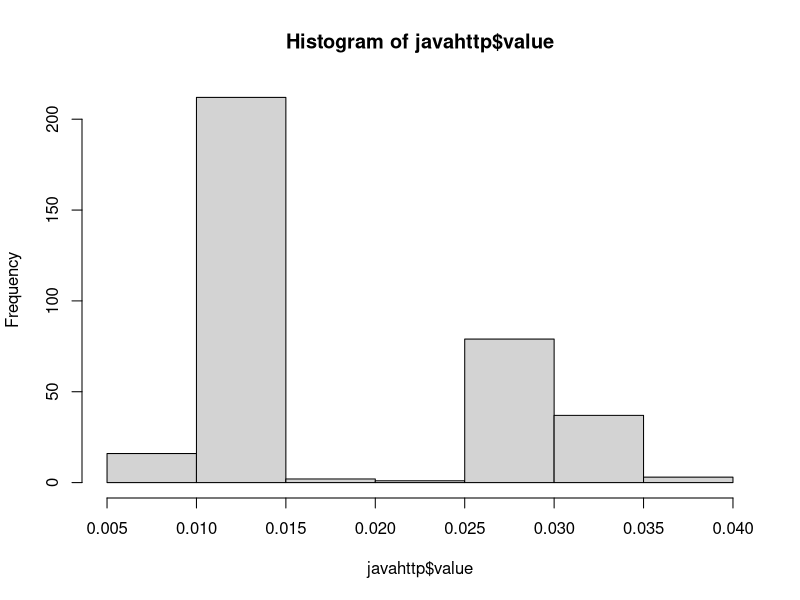
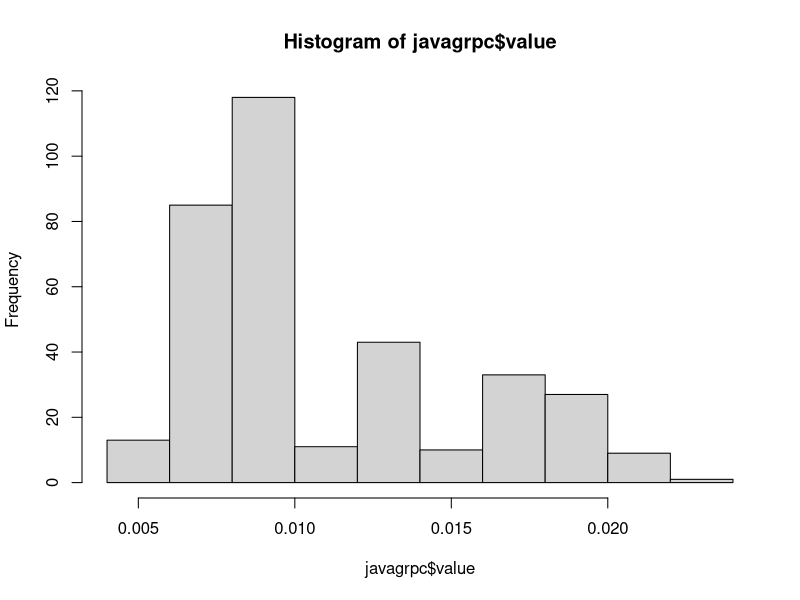
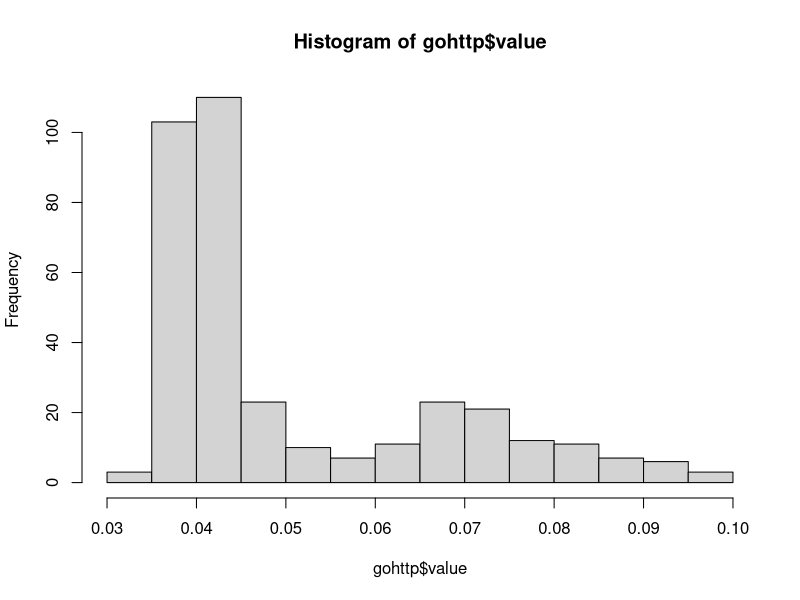
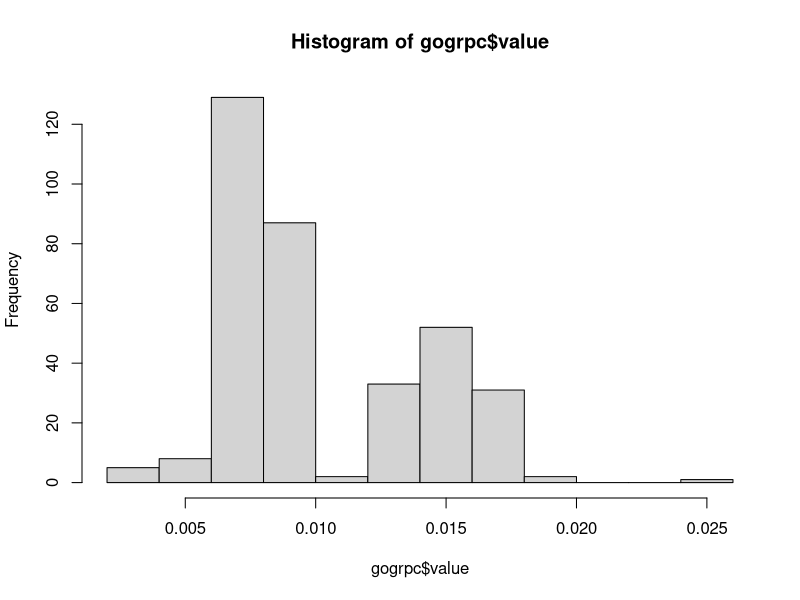

Source code (R) for these figures, in order:
library(tidyverse)
library(readr)
database <- read_csv("dados/experimento2.csv")

exp1 <- filter(database, request_size=="big", experiment_id==2)
javahttp <- filter(exp1, app_name=="javahttp")
javagrpc <- filter(exp1, app_name=="javagrpc")
gohttp <- filter(exp1, app_name=="gohttp")
gogrpc <- filter(exp1, app_name=="gogrpc")

# test data normality with histogram and shapiro test

hist(javahttp$value, breaks="Sturges")
hist(javagrpc$value, breaks="Sturges")
hist(gohttp$value, breaks="Sturges")
hist(gogrpc$value, breaks="Sturges")

shapiro.test(javahttp$value)
shapiro.test(javagrpc$value)
shapiro.test(gohttp$value)
shapiro.test(gogrpc$value)
